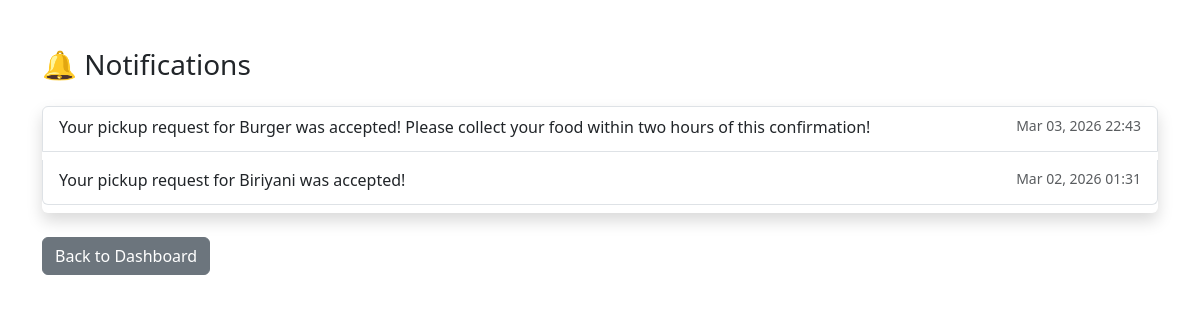
Page /web_app/ngo/notifications/ (signed in) on the earlier database version.
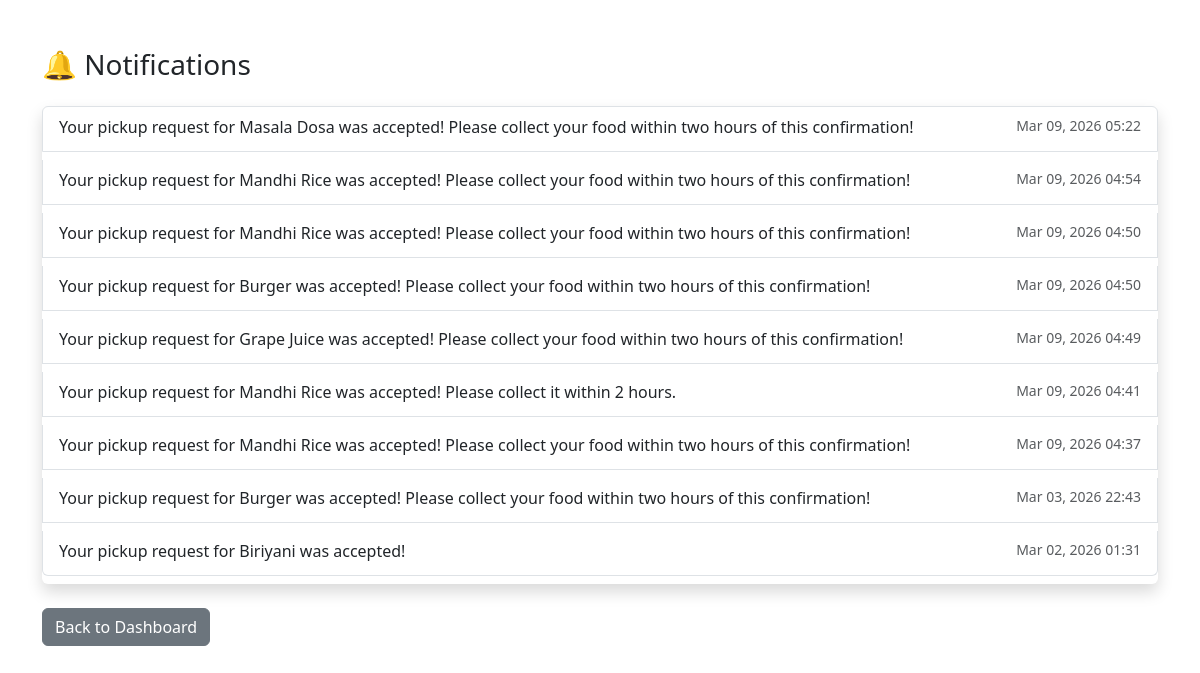
Same page on the later database version.
### web_app/models.py (models this page shows)
class Notification(models.Model):
    user = models.ForeignKey(User, on_delete=models.CASCADE)
    message = models.TextField()
    created_at = models.DateTimeField(auto_now_add=True)
    is_read = models.BooleanField(default=False)

### web_app/views.py (the view)
# urls.py: path('ngo/notifications/', views.ngo_notifications, name='ngo_notifications'),
def ngo_notifications(request):
    notifications = Notification.objects.filter(
        user=request.user
    ).order_by('-created_at')
    notifications.update(is_read=True)
    return render(request, "ngo_notifications.html", {
        "notifications": notifications
    })

### web_app/templates/ngo_notifications.html (shortened to what this page needs)
<!DOCTYPE html>
<html>
<head>
    <link href="https://cdn.jsdelivr.net/npm/bootstrap@5.3.2/dist/css/bootstrap.min.css" rel="stylesheet">
</head>
<body>
<div class="container mt-5">
    <h3 class="mb-4">🔔 Notifications</h3>
    {% if notifications %}
        <div class="list-group shadow">
            {% for note in notifications %}
                <div class="list-group-item mb-2 {% if not note.is_read %}list-group-item-info{% endif %}">
                    <div class="d-flex justify-content-between">
                        <p class="mb-1">
                            {{ note.message }}
                        </p>
                        <small class="text-muted">
                            {{ note.created_at|date:"M d, Y H:i" }}
                        </small>
                    </div>
                </div>
            {% endfor %}
        </div>
    {% else %}
        <div class="alert alert-info text-center">
            No notifications yet.
        </div>
    {% endif %}
    <div class="mt-4">
        <a href="{% url 'ngo_dashboard' %}" class="btn btn-secondary">
            Back to Dashboard
        </a>
    </div>
</div>
</body>
</html>

Differences in the rows shown:
added Notification: message "Your pickup request for Masala Dosa was accepted! Please collect your food within two hours of this confirmation!", created_at "Mar 09, 2026 05:22"
added Notification: message "Your pickup request for Mandhi Rice was accepted! Please collect your food within two hours of this confirmation!", created_at "Mar 09, 2026 04:54"
added Notification: message "Your pickup request for Mandhi Rice was accepted! Please collect your food within two hours of this confirmation!", created_at "Mar 09, 2026 04:50"
added Notification: message "Your pickup request for Burger was accepted! Please collect your food within two hours of this confirmation!", created_at "Mar 09, 2026 04:50"
added Notification: message "Your pickup request for Grape Juice was accepted! Please collect your food within two hours of this confirmation!", created_at "Mar 09, 2026 04:49"
added Notification: message "Your pickup request for Mandhi Rice was accepted! Please collect it within 2 hours.", created_at "Mar 09, 2026 04:41"
added Notification: message "Your pickup request for Mandhi Rice was accepted! Please collect your food within two hours of this confirmation!", created_at "Mar 09, 2026 04:37"
